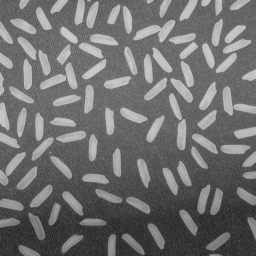
%> input picture MATLAB/Examples/rice.png, 256 x 256 px
$ octave F4_46.m   (GNU Octave 9; MATLAB toolbox functions it lacks are replaced by stand-ins)
%> lines starting %> are read from the running program, lines starting %| are printed output that depends on the picture; in (x1, y1, x2, y2) boxes, pixels count from 0 and x2, y2 are one past the last pixel; in counts of white or black regions, pixels touching at a corner belong together; the program's own positions count from 1
% F4_46.m

close all
clear
clc

I=imread('rice.png');
%> I is the input picture: size 256x256 uint8; min 40, max 204, mean 111.2
subplot(3,3,1),imshow(I),ylabel('原图像');
subplot(3,3,2),imhist(I),axis([0 255 1 3500]);

%######第1种方法######
%图像的最小灰度值为40，最大灰度值为204
f0=0;g0=100;        %分段曲线的第1个点
f1=100;g1=100;      %分段曲线的第2个点
f2=100;g2=240;      %分段曲线的第3个点
f3=140;g3=240;      %分段曲线的第4个点
f4=140;g4=100;      %分段曲线的第5个点
f5=255;g5=100;      %分段曲线的第6个点
subplot(3,3,6),plot([f0,f1,f2,f3,f4,f5],[g0,g1,g2,g3,g4,g5]),xlabel('f'),ylabel('g'),axis([0 255 0 255]);

%绘制变换曲线
r1=(g1-g0)/(f1-f0);    %曲线1的斜率
b1=g0-r1*f0;           %曲线1的截距
r2=(g2-g1)/(f2-f1);    %曲线2的斜率
b2=g1-r2*f1;           %曲线2的截距
r3=(g3-g2)/(f3-f2);    %曲线3的斜率
b3=g2-r3*f2;           %曲线3的截距
r4=(g4-g3)/(f4-f3);    %曲线4的斜率
b4=g3-r4*f3;           %曲线4的截距
r5=(g5-g4)/(f5-f4);    %曲线5的斜率
b5=g4-r5*f4;           %曲线5的截距
[m,n]=size(I);
%> m = 256; n = 256
K=double(I);
for i=1:m
    for j=1:n
        f=K(i,j);
        g(i,j)=0;
        if(f>=f0)&(f<f1)
            g(i,j)=r1*f+b1;    %曲线1的方程y=r1*x+b1
        else
            if (f>=f1)&(f<f2)
                g(i,j)=r2*f+b2;    %曲线2的方程y=r2*x+b2
            else
                if (f>=f2)&(f<f3)
                    g(i,j)=r3*f+b3;    %曲线3的方程y=r3*x+b3
                else
                    if (f>=f3)&(f<f4)
                        g(i,j)=r4*f+b4;    %曲线4的方程y=r4*x+b4
                    else
                        if (f>=f4)&(f<=f5)
                            g(i,j)=r5*f+b5;    %曲线5的方程y=r5*x+b4
                        end
                    end
                end
            end
        end
    end
end
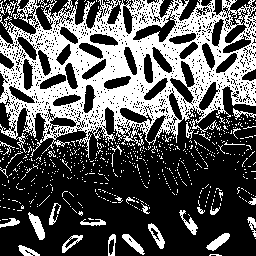
%> g: size 256x256 double; values 100 (black) and 240 (white), 35% white; 609 white regions (580 under 20 px), largest, box (x1, y1, x2, y2) and area: (0, 0, 256, 158) 19317, (28, 212, 45, 240) 220, (206, 233, 230, 251) 194
subplot(3,3,4),imshow(uint8(g)),ylabel('第1种方法');
subplot(3,3,5),imhist(uint8(g));

%######第2种方法######
%图像的最小灰度值为40，最大灰度值为204
f0=0;g0=0;        %分段曲线的第1个点
f1=100;g1=100;       %分段曲线的第2个点
f2=100;g2=240;      %分段曲线的第3个点
f3=140;g3=240;     %分段曲线的第4个点
f4=140;g4=140;      %分段曲线的第5个点
f5=255;g5=255;      %分段曲线的第6个点
subplot(3,3,9),plot([f0,f1,f2,f3,f4,f5],[g0,g1,g2,g3,g4,g5]),xlabel('f'),ylabel('g'),axis([0 255 0 255]);
%
%绘制变换曲线
r1=(g1-g0)/(f1-f0);    %曲线1的斜率
b1=g0-r1*f0;           %曲线1的截距
r2=(g2-g1)/(f2-f1);    %曲线2的斜率
b2=g1-r2*f1;           %曲线2的截距
r3=(g3-g2)/(f3-f2);    %曲线3的斜率
b3=g2-r3*f2;           %曲线3的截距
r4=(g4-g3)/(f4-f3);    %曲线4的斜率
b4=g3-r4*f3;           %曲线4的截距
r5=(g5-g4)/(f5-f4);    %曲线5的斜率
b5=g4-r5*f4;           %曲线5的截距
[m,n]=size(I);
K=double(I);
for i=1:m
    for j=1:n
        f=K(i,j);
        g(i,j)=0;
        if(f>=f0)&(f<=f1)
            g(i,j)=r1*f+b1;    %曲线1的方程y=r1*x+b1
        else
            if (f>=f1)&(f<=f2)
                g(i,j)=r2*f+b2;    %曲线2的方程y=r2*x+b2
            else
                if (f>=f2)&(f<=f3)
                    g(i,j)=r3*f+b3;    %曲线3的方程y=r3*x+b3
                else
                    if (f>=f3)&(f<=f4)
                        g(i,j)=r4*f+b4;    %曲线4的方程y=r4*x+b4
                    else
                        if (f>=f4)&(f<=f5)
                            g(i,j)=r5*f+b5;    %曲线5的方程y=r5*x+b4
                        end
                    end
                end
            end
        end
    end
end
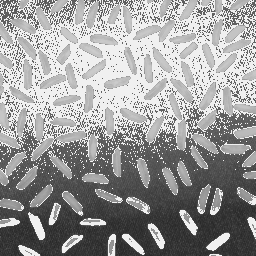
%> g: size 256x256 double; min 40, max 240, mean 154.1
subplot(3,3,7),imshow(uint8(g)),ylabel('第2种方法');
subplot(3,3,8),imhist(uint8(g)),axis([0 255 1 3500]);
%> after `axis([0 255 1 3500])`:
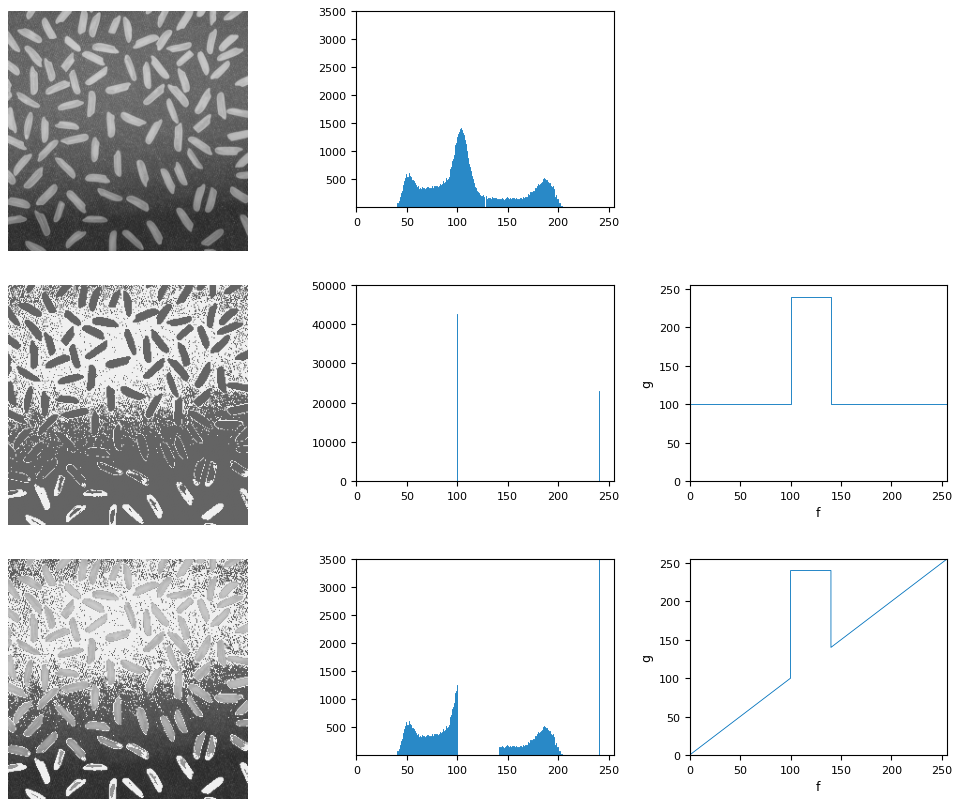
%> figure redrawn from the program's plot data, 8 panels
